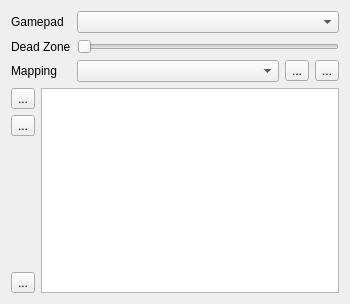
<?xml version="1.0" encoding="UTF-8"?>
<ui version="4.0">
 <class>GPWidget</class>
 <widget class="QWidget" name="GPWidget">
  <property name="geometry">
   <rect>
    <x>0</x>
    <y>0</y>
    <width>350</width>
    <height>304</height>
   </rect>
  </property>
  <property name="windowTitle">
   <string>Form</string>
  </property>
  <layout class="QVBoxLayout" name="verticalLayout_2">
   <item>
    <layout class="QGridLayout" name="gridLayout">
     <item row="2" column="0">
      <widget class="QLabel" name="label_3">
       <property name="toolTip">
        <string>Set of bindings this gamepad uses</string>
       </property>
       <property name="text">
        <string>Mapping</string>
       </property>
      </widget>
     </item>
     <item row="0" column="0">
      <widget class="QLabel" name="label">
       <property name="toolTip">
        <string>The gamepad this tab sets up</string>
       </property>
       <property name="text">
        <string>Gamepad</string>
       </property>
      </widget>
     </item>
     <item row="1" column="1">
      <widget class="QSlider" name="sldDeadZone">
       <property name="toolTip">
        <string>How far a stick has to move before it counts</string>
       </property>
       <property name="maximum">
        <number>32768</number>
       </property>
       <property name="orientation">
        <enum>Qt::Horizontal</enum>
       </property>
      </widget>
     </item>
     <item row="1" column="0">
      <widget class="QLabel" name="label_2">
       <property name="toolTip">
        <string>How far a stick has to move before it counts</string>
       </property>
       <property name="text">
        <string>Dead Zone</string>
       </property>
      </widget>
     </item>
     <item row="0" column="1">
      <widget class="QComboBox" name="cbGPName">
       <property name="toolTip">
        <string>The gamepad this tab sets up</string>
       </property>
      </widget>
     </item>
     <item row="2" column="1">
      <layout class="QHBoxLayout" name="horizontalLayout">
       <item>
        <widget class="QComboBox" name="cbMapFile">
         <property name="toolTip">
          <string>Set of bindings this gamepad uses</string>
         </property>
        </widget>
       </item>
       <item>
        <widget class="QToolButton" name="tbAddMap">
         <property name="toolTip">
          <string>New map</string>
         </property>
         <property name="text">
          <string>...</string>
         </property>
         <property name="icon">
          <iconset resource="../xpeccy.qrc">
           <normaloff>:/images/add.png</normaloff>:/images/add.png</iconset>
         </property>
        </widget>
       </item>
       <item>
        <widget class="QToolButton" name="tbDelMap">
         <property name="toolTip">
          <string>Delete this map</string>
         </property>
         <property name="text">
          <string>...</string>
         </property>
         <property name="icon">
          <iconset resource="../xpeccy.qrc">
           <normaloff>:/images/cancel.png</normaloff>:/images/cancel.png</iconset>
         </property>
        </widget>
       </item>
      </layout>
     </item>
    </layout>
   </item>
   <item>
    <layout class="QHBoxLayout" name="horizontalLayout_2">
     <item>
      <layout class="QVBoxLayout" name="verticalLayout">
       <item>
        <widget class="QToolButton" name="tbAddEntry">
         <property name="toolTip">
          <string>Add a binding</string>
         </property>
         <property name="text">
          <string>...</string>
         </property>
         <property name="icon">
          <iconset resource="../xpeccy.qrc">
           <normaloff>:/images/add.png</normaloff>:/images/add.png</iconset>
         </property>
        </widget>
       </item>
       <item>
        <widget class="QToolButton" name="tbEditEntry">
         <property name="toolTip">
          <string>Edit the binding</string>
         </property>
         <property name="text">
          <string>...</string>
         </property>
         <property name="icon">
          <iconset resource="../xpeccy.qrc">
           <normaloff>:/images/edit.png</normaloff>:/images/edit.png</iconset>
         </property>
        </widget>
       </item>
       <item>
        <spacer name="verticalSpacer">
         <property name="orientation">
          <enum>Qt::Vertical</enum>
         </property>
         <property name="sizeHint" stdset="0">
          <size>
           <width>20</width>
           <height>40</height>
          </size>
         </property>
        </spacer>
       </item>
       <item>
        <widget class="QToolButton" name="tbDelEntry">
         <property name="toolTip">
          <string>Delete the binding</string>
         </property>
         <property name="text">
          <string>...</string>
         </property>
         <property name="icon">
          <iconset resource="../xpeccy.qrc">
           <normaloff>:/images/cancel.png</normaloff>:/images/cancel.png</iconset>
         </property>
        </widget>
       </item>
      </layout>
     </item>
     <item>
      <widget class="QTableView" name="tvMapView">
       <property name="selectionMode">
        <enum>QAbstractItemView::SingleSelection</enum>
       </property>
       <property name="selectionBehavior">
        <enum>QAbstractItemView::SelectRows</enum>
       </property>
       <property name="gridStyle">
        <enum>Qt::DotLine</enum>
       </property>
       <property name="wordWrap">
        <bool>false</bool>
       </property>
       <attribute name="horizontalHeaderVisible">
        <bool>false</bool>
       </attribute>
       <attribute name="horizontalHeaderDefaultSectionSize">
        <number>90</number>
       </attribute>
       <attribute name="horizontalHeaderStretchLastSection">
        <bool>true</bool>
       </attribute>
       <attribute name="verticalHeaderVisible">
        <bool>false</bool>
       </attribute>
       <attribute name="verticalHeaderMinimumSectionSize">
        <number>16</number>
       </attribute>
       <attribute name="verticalHeaderDefaultSectionSize">
        <number>19</number>
       </attribute>
      </widget>
     </item>
    </layout>
   </item>
  </layout>
 </widget>
 <resources>
  <include location="../xpeccy.qrc"/>
 </resources>
 <connections/>
</ui>
